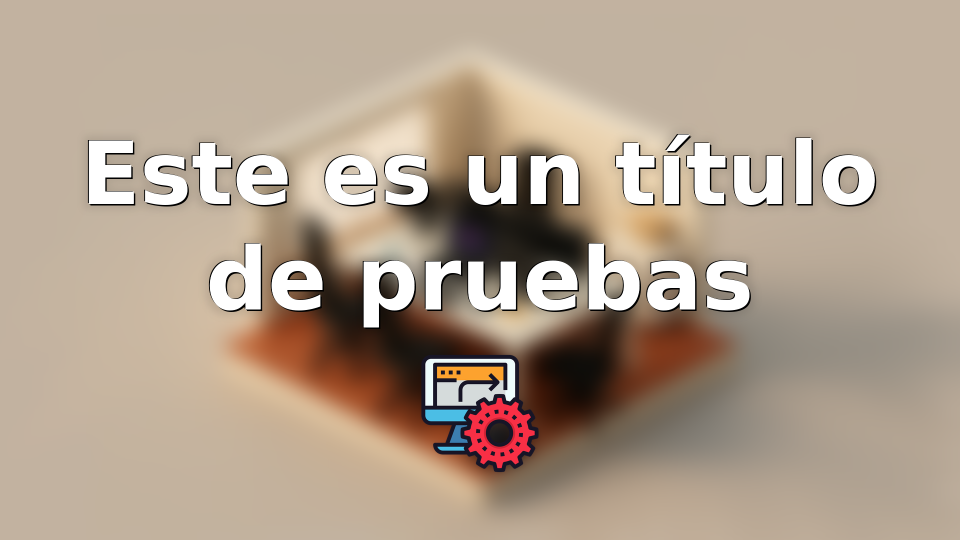
#> input picture Letra nueva.png, 1920 x 1080 px (shown at 1/2 size)
$ python -i generate_thumbnail.py   (imports and definitions only)
#> lines starting #> are read from the running program, lines starting #| are printed output that depends on the picture
#> further down, picture is the input picture: PIL image 1920x1080 RGB; mean R, G, B 178.8, 161.1, 143.2
#!/usr/bin/env python3
# -*- coding: utf-8 -*-
"""
Generador Automático de Thumbnails para Blog
============================================

Script que genera thumbnails de 1920x1080px con:
- Imagen de fondo desenfocada
- Título centrado con sombras
- Iconos en fila horizontal centrada
- Exportación a PNG y PSD con capas separadas

Autor: Desarrollador Senior Python
Fecha: Julio 2025
"""

import os
import sys
import requests
from urllib.parse import urlparse
from PIL import Image, ImageDraw, ImageFont, ImageFilter
from io import BytesIO
import tempfile


# [47 lines left out: function descargar_imagen, not called in this run]


def procesar_imagen_base(imagen_base, ancho=1920, alto=1080):
    """
    Redimensiona la imagen base y aplica desenfoque gaussiano.

    Args:
        imagen_base (PIL.Image): Imagen base original
        ancho (int): Ancho objetivo en píxeles
        alto (int): Alto objetivo en píxeles

    Returns:
        PIL.Image: Imagen procesada
    """
#> called with ancho = 1920, alto = 1080
    # Convertir a RGB si es necesario
    if imagen_base.mode != 'RGB':
        imagen_base = imagen_base.convert('RGB')

    # Calcular dimensiones manteniendo aspecto
    ratio_original = imagen_base.width / imagen_base.height
#> ratio_original = 1.78
    ratio_objetivo = ancho / alto

    if ratio_original > ratio_objetivo:
        # La imagen es más ancha, ajustar por altura
        nuevo_alto = alto
        nuevo_ancho = int(alto * ratio_original)
    else:
        # La imagen es más alta, ajustar por ancho
        nuevo_ancho = ancho
        nuevo_alto = int(ancho / ratio_original)
#> nuevo_alto = 1080

    # Redimensionar
    imagen_redimensionada = imagen_base.resize((nuevo_ancho, nuevo_alto), Image.Resampling.LANCZOS)

    # Crear canvas final y centrar imagen
    canvas = Image.new('RGB', (ancho, alto), (0, 0, 0))
#> canvas: PIL image 1920x1080 RGB; every value is 0
    x_offset = (ancho - nuevo_ancho) // 2
    y_offset = (alto - nuevo_alto) // 2
#> y_offset = 0
    canvas.paste(imagen_redimensionada, (x_offset, y_offset))

    # Aplicar desenfoque gaussiano
    imagen_desenfocada = canvas.filter(ImageFilter.GaussianBlur(radius=20))
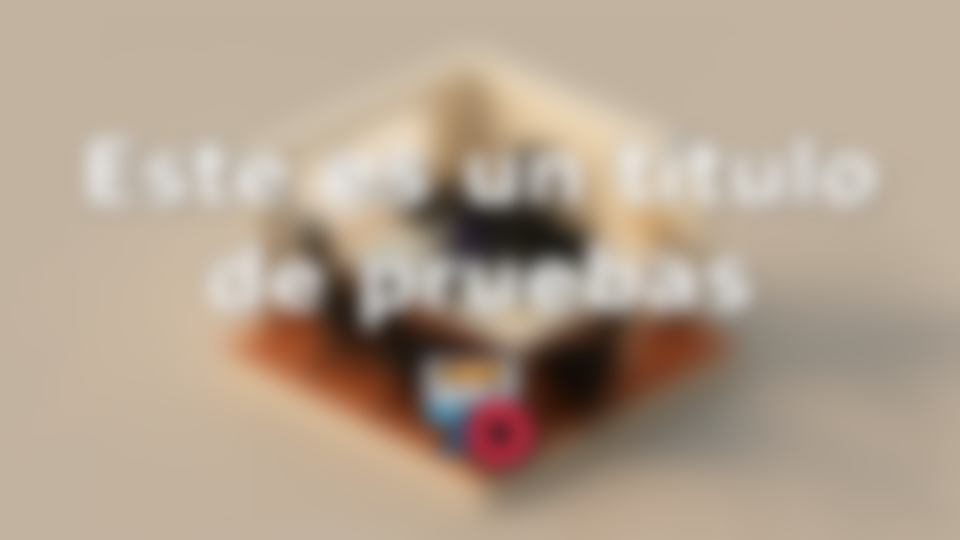
#> imagen_desenfocada: PIL image 1920x1080 RGB (shown at 1/2 size); mean R, G, B 178.8, 161.1, 143.3

    return imagen_desenfocada


# [1306 lines left out: functions obtener_fuente, crear_sombra_texto, dividir_texto_en_lineas, añadir_titulo, procesar_iconos, añadir_iconos and 7 more, not called in this run]


# [26 lines not run here, left out]

>>> from PIL import Image
>>> picture = Image.open('Letra nueva.png')
>>> result = procesar_imagen_base(picture)
